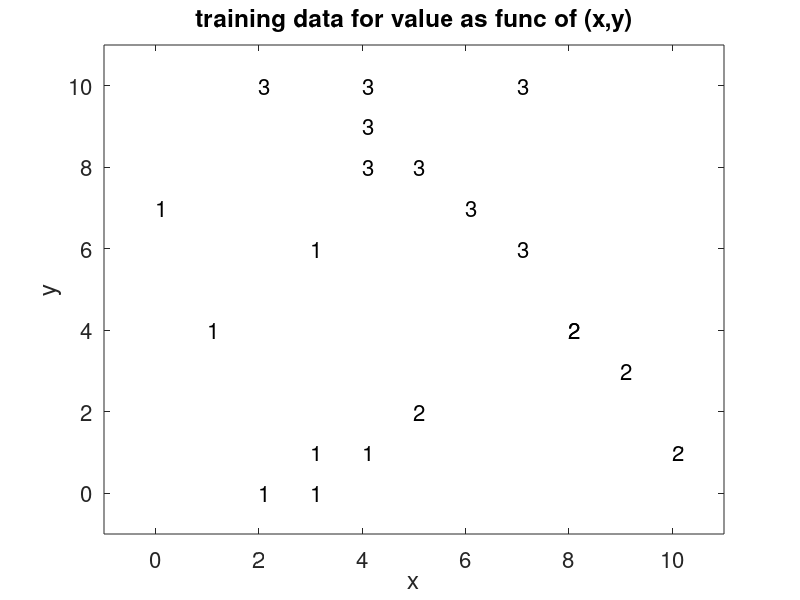

MATLAB code to generate this figure: (Note: this script raises an error after producing the figure.)
%% Regression of 2d data using Neural networks in Matlab
%% Eli Tziperman, APM120, 201604

%% Specify data to be classified:
X=[2   7   0   7   4   3   9   1   8   4  10   6   4   5   2   3   5   8   3   4;
  10   6   7  10   8   1   3   4   4   1   1   7  10   8   0   0   2   4   6   9];
y=[3   3   1   3   3   1   2   1   2   1   2   3   3   3   1   1   2   2   1   3];

figure(1);clf
set(0,'defaulttextfontsize',16); set(0,'defaultaxesfontsize',16);
xlim([-1 11])
ylim([-1 11])
xlabel('x')
ylabel('y')
box on
for i=1:length(y)
  text(X(1,i),X(2,i),num2str(y(i)));
end
title('training data for value as func of (x,y)');

%% Create network: specify number of neurons in each layer:
rng(3456);
clear net1
net1 = feedforwardnet([3 3]);
disp('net1 = feedforwardnet([3 3]);');
%% [e.g., [2 6 2] would create 3 hidden layers with 2,6,2 neurons in each]
net1.divideFcn=''; % don't divide data into training, testing, validation.

%% Train network:
net1 = train(net1,X,y);
disp('net1 = train(net1,X,y);');
view(net1);

%% use the trained network to classify a new point:
Xtest=[4 4]';
y1=net1(Xtest);

disp('Xtest=[4 4]:');         disp(Xtest');
disp('y1=net1(Xtest):');      disp(y1');

pause
close all force

